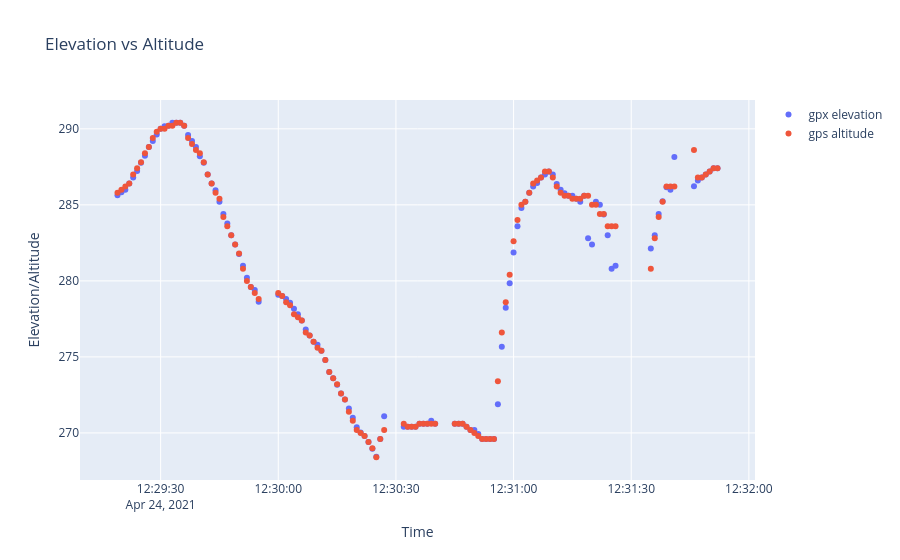

Notebook cell for this chart:
### Code cell
fig = go.Figure()
fig.add_trace(go.Scatter(x=merged.time, y=merged.elevation, mode='markers', name='gpx elevation'))
fig.add_trace(go.Scatter(x=merged.time, y=merged.enhanced_altitude, mode='markers', name='gps altitude'))
fig.update_layout(title='Elevation vs Altitude', xaxis_title='Time', yaxis_title='Elevation/Altitude')
fig.show()

### Figure 1 — Plotly figure (JSON) as saved in the notebook; plotly's stock layout.template omitted (floating-point values rounded to 4 significant figures; data arrays with more than 128 entries replaced by an {"elided": "..."} marker saying what was removed)
{"data": [{"mode": "markers", "name": "gpx elevation", "type": "scatter", "x": {"elided": "130 str values"}, "y": {"elided": "130 float values"}}, {"mode": "markers", "name": "gps altitude", "type": "scatter", "x": {"elided": "130 str values"}, "y": {"elided": "130 float values"}}], "layout": {"title": {"text": "Elevation vs Altitude"}, "xaxis": {"title": {"text": "Time"}}, "yaxis": {"title": {"text": "Elevation/Altitude"}}}}
